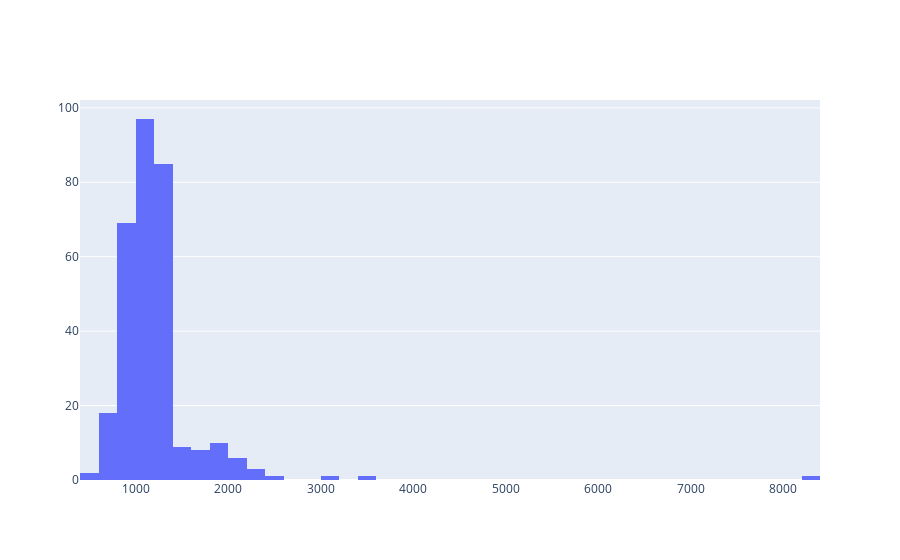

Notebook code for this chart:
### Markdown cell above
# Adapted from partycool_my


## Plotly_trail: https://plot.ly/python/histograms/

### Code cell
#Example of plotly

areas = [cv2.contourArea(contour) for contour in contours]
fig = go.Figure(data=[go.Histogram(x=areas)])
fig.show()

### Figure 1 — Plotly figure (JSON) as saved in the notebook; plotly's stock layout.template omitted (floating-point values rounded to 4 significant figures; data arrays with more than 128 entries replaced by an {"elided": "..."} marker saying what was removed)
{"data": [{"type": "histogram", "x": {"elided": "311 float values"}}], "layout": {}}
